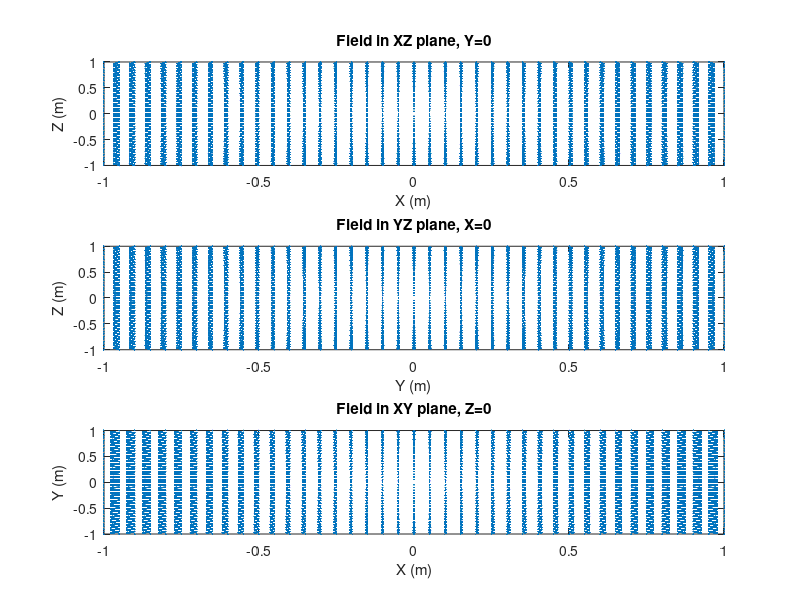
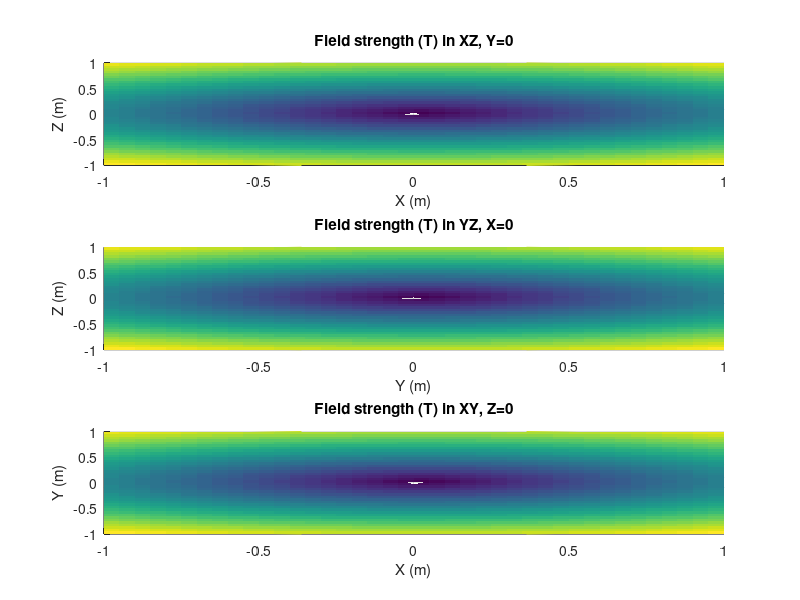
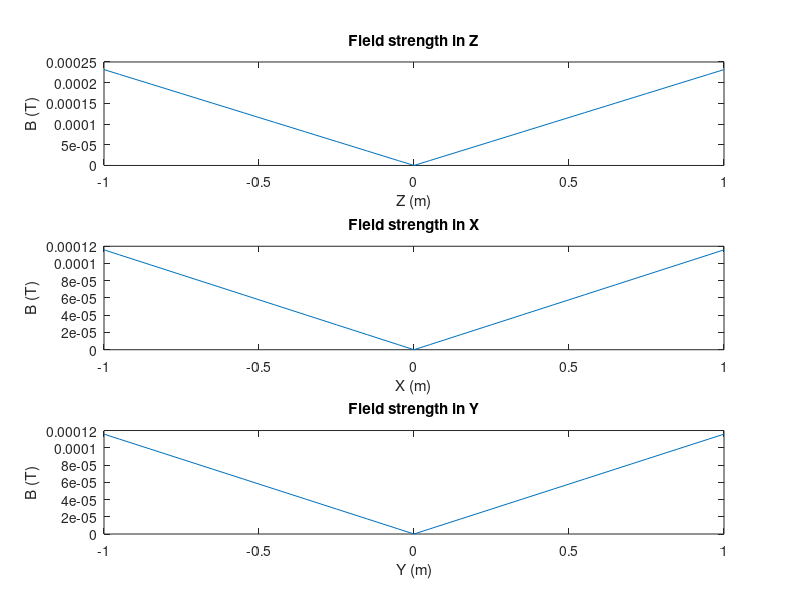

Reproduce these figures in MATLAB, in order.
% Author: Huan Q. Bui
% Date: August 10, 2021

% SIMULATE Anti-Helmholtz magnetic field

clear

mu0 = 4*pi*10^(-7);
I = 10; % current in each coil, in Amperes
N = 16; % winding number
a = 0.2; % coil radius, in m
b = 0.15; % 1/2 distance between coils, in m
C = 3*mu0*I*a^2*b/(2*(a^2 + b^2)^(5/2)); % constant

x_bound = 1;
y_bound = 1;
z_bound = 1;
spacing = 0.05;

x = -x_bound:spacing:x_bound;
y = -y_bound:spacing:y_bound;
z = -z_bound:spacing:z_bound;

[X,Y,Z] = meshgrid(x,y,z);

% magnetic fields formula
% Bfield = @(x,y,z) [C.*x C.*y -2*C.*z]; 
% Bfield_XZ = @(x,z) [C.*x -2*C.*z];

h = figure(1)

% magnetic field in XZ plane
subplot(3,1,1)
quiver(X,Z,C.*X,-2*C.*Z);
xlabel('X (m)')
ylabel('Z (m)')
title('Field in XZ plane, Y=0')
xlim([-x_bound x_bound])
ylim([-z_bound z_bound])


subplot(3,1,2)
% magnetic field in YZ plane
quiver(Y,Z,C.*Y,-2*C.*Z);
xlabel('Y (m)')
ylabel('Z (m)')
title('Field in YZ plane, X=0')
xlim([-y_bound y_bound])
ylim([-z_bound z_bound])

subplot(3,1,3)
% magnetic field in XY plane
quiver(X,Y,C.*X,C.*Y);
xlabel('X (m)')
ylabel('Y (m)')
title('Field in XY plane, Z=0')
xlim([-x_bound x_bound])
ylim([-y_bound y_bound])


% Magnetic field strengths in 2D
g = figure(2)

subplot(3,1,1)
[X_XZ,Z_XZ] = meshgrid(x,z);
B_strength_XZ = sqrt((C.*X_XZ).^2  + (-2*C.*Z_XZ).^2);
surfc(X_XZ,Z_XZ,B_strength_XZ,'LineStyle' ,'none');
view(2)
xlabel('X (m)')
ylabel('Z (m)')
title('Field strength (T) in XZ, Y=0')

subplot(3,1,2)
[Y_YZ,Z_YZ] = meshgrid(y,z);
B_strength_YZ = sqrt((C.*Y_YZ).^2  + (-2*C.*Z_YZ).^2);
surfc(Y_YZ,Z_YZ,B_strength_YZ,'LineStyle' ,'none');
view(2)
xlabel('Y (m)')
ylabel('Z (m)')
title('Field strength (T) in YZ, X=0')

subplot(3,1,3)
[X_XY,Y_XY] = meshgrid(x,y);
B_strength_XY = sqrt((C.*X_XY).^2  + (-2*C.*Y_XY).^2);
surfc(X_XY,Y_XY,B_strength_XY,'LineStyle' ,'none');
view(2)
xlabel('X (m)')
ylabel('Y (m)')
title('Field strength (T) in XY, Z=0')

% magnetic field strengths in 1D
k = figure(3)
% X=0,Y=0
subplot(3,1,1)
plot(z,abs(-2*C.*z))
xlabel('Z (m)')
ylabel('B (T)')
title('Field strength in Z')
% Y=0,Z=0
subplot(3,1,2)
plot(x, abs(C.*x))
xlabel('X (m)')
ylabel('B (T)')
title('Field strength in X')
% X=0,Z=0
subplot(3,1,3)
plot(y, abs(C.*y))
xlabel('Y (m)')
ylabel('B (T)')
title('Field strength in Y')
